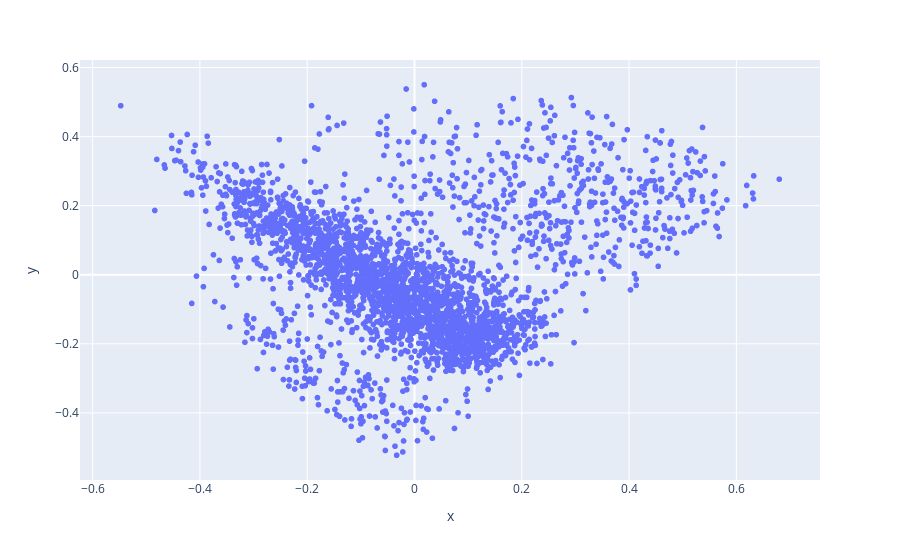

Notebook code for this chart:
### Code cell
df['pca'] = hero.pca(df['tfidf'])
hero.scatterplot(df, col='pca')

### Figure 1 — Plotly figure (JSON) as saved in the notebook; plotly's stock layout.template omitted (floating-point values rounded to 4 significant figures; data arrays with more than 128 entries replaced by an {"elided": "..."} marker saying what was removed)
{"data": [{"hovertemplate": "x=%{x}<br>y=%{y}<extra></extra>", "legendgroup": "", "marker": {"color": "#636efa", "symbol": "circle"}, "mode": "markers", "name": "", "showlegend": false, "type": "scattergl", "x": {"elided": "3000 float values"}, "xaxis": "x", "y": {"elided": "3000 float values"}, "yaxis": "y"}], "layout": {"legend": {"tracegroupgap": 0}, "margin": {"t": 60}, "xaxis": {"anchor": "y", "domain": [0, 1], "title": {"text": "x"}}, "yaxis": {"anchor": "x", "domain": [0, 1], "title": {"text": "y"}}}}
